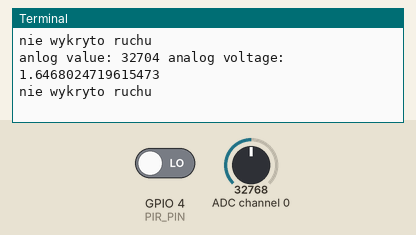
A program run on a simulated Raspberry Pi (BCM pin numbers). Parts: the last lines printed to the terminal. Inputs (shaded band) come from the test bench; at power-on: GPIO 4 (PIR_PIN) LOW, ADC channel 0 = 32768 (analog values on the 0–65535 scale).

Above: at 1.2 s.
1.3 s: GPIO 4 (PIR_PIN) driven HIGH
At 1.56 s:
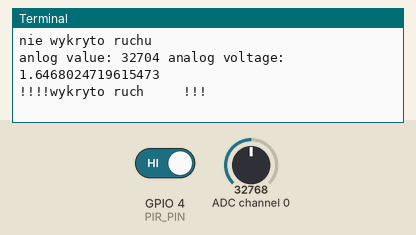
3.1 s: ADC channel 0 set to 45874
At 3.17 s:
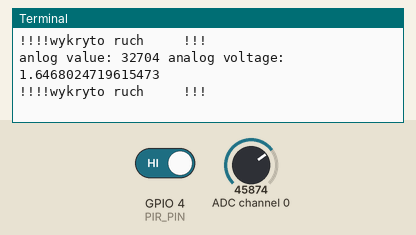
4.6 s: ADC channel 0 set to 57670
At 4.78 s:
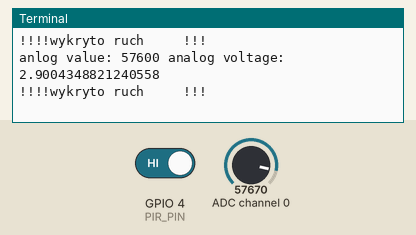
Timing chart, 0 to 7.6 s (numbered marks = the images above; inputs shaded):
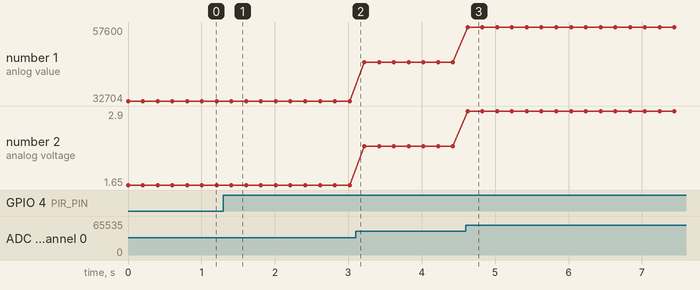

Measured:
- after the input at 1.3 s, the terminal: prints a new line after 0.11 s (image 1)
- after the input at 4.6 s, the terminal: prints a new line at once (image 3)
- plotted number 1: 32704 → 45824 after the input at 3.1 s, 45824 → 57600 after the input at 4.6 s
- plotted number 2: 1.65 → 2.31 after the input at 3.1 s, 2.31 → 2.9 after the input at 4.6 s

The program:

adc_spi.py
```python
#!/usr/bin/python3
from time import *
import board
import digitalio
import busio
import RPi.GPIO as GPIO

import adafruit_mcp3xxx.mcp3008 as MCP
from adafruit_mcp3xxx.analog_in import AnalogIn

print("Hello blinka!")
pin = digitalio.DigitalInOut(board.D4)
print("Digital IO ok!")
i2c = busio.I2C(board.SCL, board.SDA)
print("I2C ok!")
spi = busio.SPI(board.SCLK, board.MOSI, board.MISO)
print("SPI ok!")
print("done!")

#BCM mode
GPIO.setmode(GPIO.BCM)
PIR_PIN = 4

GPIO.setup(PIR_PIN, GPIO.IN)

cs = digitalio.DigitalInOut(board.CE0)
# create the mcp object
mcp = MCP.MCP3008(spi, cs)
# create an analog input channel on pin 0
chan = AnalogIn(mcp, MCP.P0)

try:
    while(True):
        analog_raw = chan.value
        analog_vol = chan.voltage
        print(f"anlog value: {analog_raw} analog voltage: {analog_vol}")
        val = GPIO.input(PIR_PIN)
        if val:
            print("!!!!wykryto ruch     !!!")
        else:
            print("nie wykryto ruchu")
        sleep(0.2)

finally:
    GPIO.cleanup()
```
